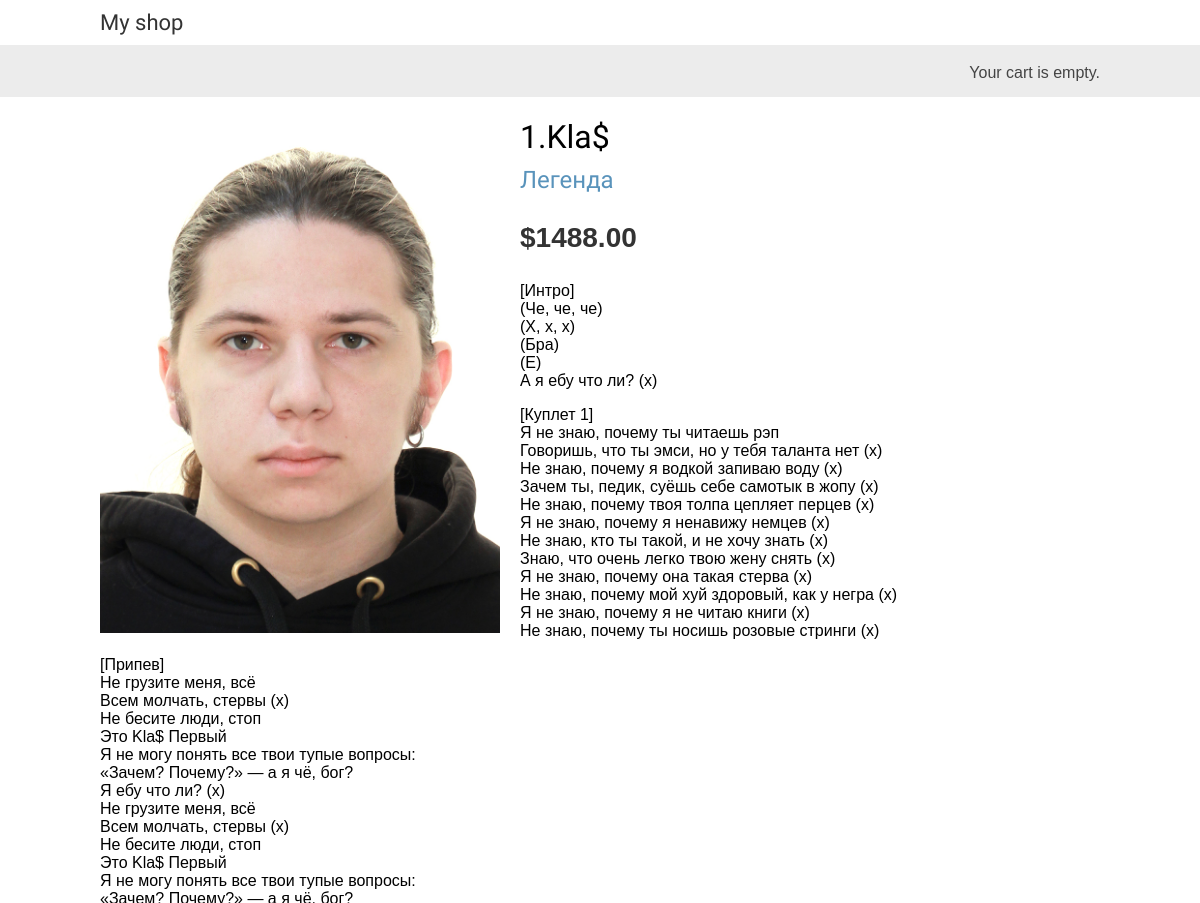
Page /2/1kla/ (upper part) on the earlier database version.
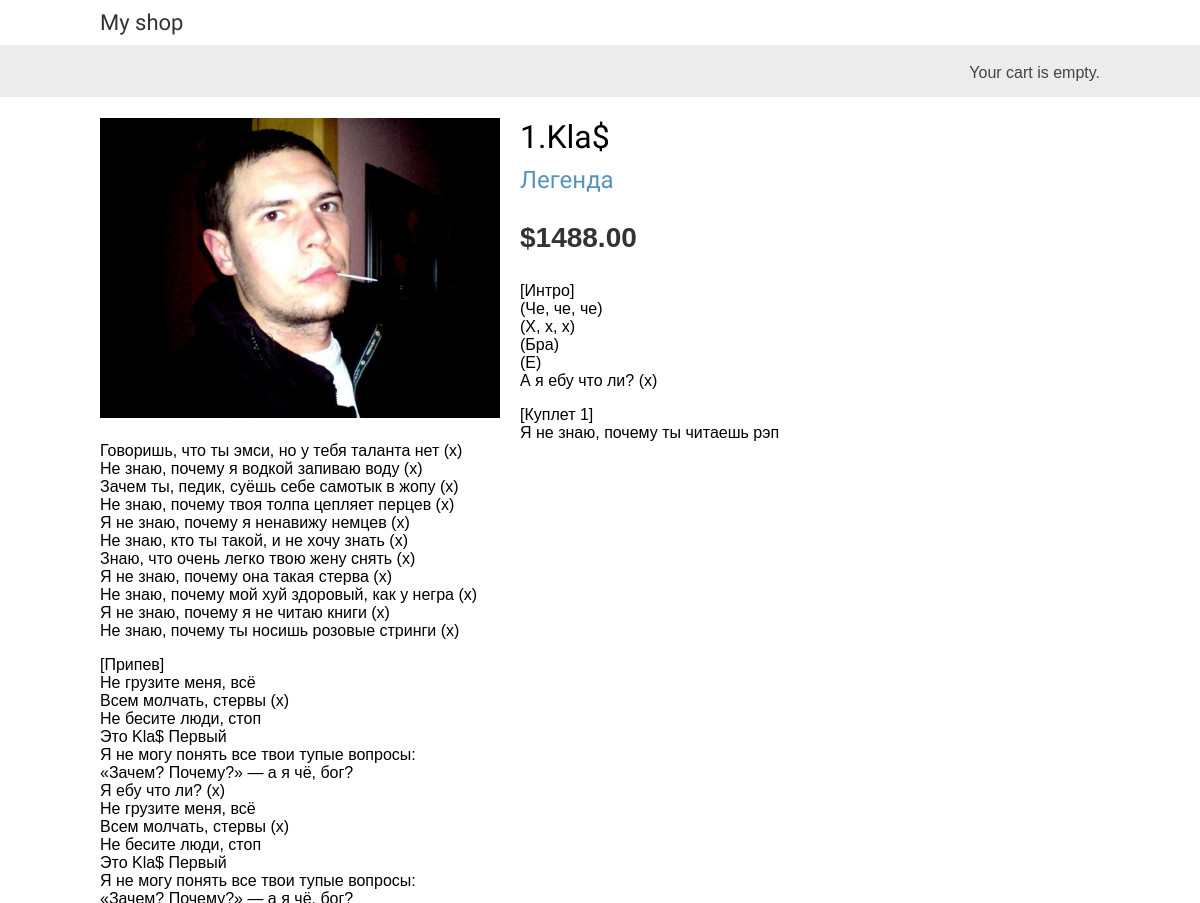
Same page on the later database version.
### market_app/models.py (models this page shows, shortened)
class Product(models.Model):
    category = models.ForeignKey(Category,
                                 related_name='products',
                                 on_delete=models.CASCADE)
    name = models.CharField(max_length=200)
    slug = models.SlugField(max_length=200)
    image = models.ImageField(upload_to='products/%Y/%m/%d',
                              blank=True)
    description = models.TextField(blank=True)
    price = models.DecimalField(max_digits=10,
                                decimal_places=2)
    available = models.BooleanField(default=True)
    created = models.DateTimeField(auto_now_add=True)
    updated = models.DateTimeField(auto_now=True)
    class Meta:
        ordering = ['name']
        indexes = [
        models.Index(fields=['id', 'slug']),
        models.Index(fields=['name']),
        models.Index(fields=['-created']),]

class Category(models.Model):
    name = models.CharField(max_length=200)
    slug = models.SlugField(max_length=200,
                            unique=True)
    class Meta:
        ordering = ['name']
        indexes = [models.Index(fields=['name']),]
        verbose_name = 'category'
        verbose_name_plural = 'categories'
    def __str__(self):
        return self.name
    def get_absolute_url(self):
        return reverse('market_app:product_list_by_category',
                       args=[self.slug])

### market_app/views.py (the view)
# urls.py: path('<int:id>/<slug:slug>/', views.product_detail,
def product_detail(request, id, slug):
    product = get_object_or_404(Product,
                                id=id,
                                slug=slug,
                                available=True)
    return render(request,
                  'market_app/product/detail.html',
                  {'product': product})

### market_app/templates/market_app/product/detail.html (shortened to what this page needs)
{% extends "market_app/base.html" %}
{% load static %}
{% block content %}
    <div class="product-detail">
        <img src="{% if product.image %}{{ product.image.url }}{% else %}
        {% static "img/no_image.png" %}{% endif %}">
        <h1>{{ product.name }}</h1>
        <h2>
            <a href="{{ product.category.get_absolute_url }}">
                {{ product.category }}
            </a>
        </h2>
        <p class="price">${{ product.price }}</p>
        {{ product.description|linebreaks }}
    </div>
{% endblock %}

Differences in the rows shown:
changed Product "1.Kla$": image: a different picture
